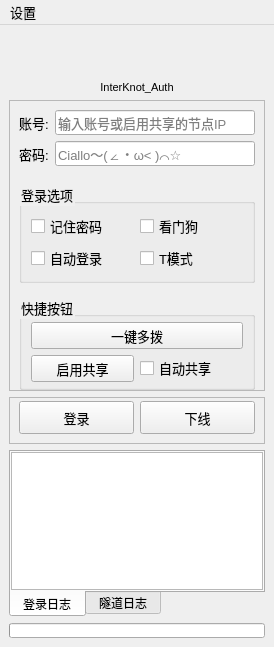
<?xml version="1.0" encoding="UTF-8"?>
<ui version="4.0">
 <author>Yish</author>
 <class>MainWindow</class>
 <widget class="QMainWindow" name="MainWindow">
  <property name="geometry">
   <rect>
    <x>0</x>
    <y>0</y>
    <width>274</width>
    <height>647</height>
   </rect>
  </property>
  <property name="sizePolicy">
   <sizepolicy hsizetype="Preferred" vsizetype="Preferred">
    <horstretch>0</horstretch>
    <verstretch>0</verstretch>
   </sizepolicy>
  </property>
  <property name="minimumSize">
   <size>
    <width>0</width>
    <height>0</height>
   </size>
  </property>
  <property name="windowTitle">
   <string>MainWindow</string>
  </property>
  <property name="styleSheet">
   <string notr="true">* {
    font-size: 10pt;
}</string>
  </property>
  <property name="iconSize">
   <size>
    <width>64</width>
    <height>64</height>
   </size>
  </property>
  <widget class="QWidget" name="centralwidget">
   <layout class="QGridLayout" name="gridLayout">
    <item row="6" column="0">
     <widget class="QTabWidget" name="tabWidget">
      <property name="styleSheet">
       <string notr="true">QTabBar::tab {
    font-size: 9pt;
}</string>
      </property>
      <property name="tabPosition">
       <enum>QTabWidget::South</enum>
      </property>
      <property name="currentIndex">
       <number>0</number>
      </property>
      <widget class="QWidget" name="tab">
       <attribute name="title">
        <string>登录日志</string>
       </attribute>
       <layout class="QGridLayout" name="gridLayout_5">
        <property name="leftMargin">
         <number>0</number>
        </property>
        <property name="topMargin">
         <number>0</number>
        </property>
        <property name="rightMargin">
         <number>0</number>
        </property>
        <property name="bottomMargin">
         <number>0</number>
        </property>
        <item row="0" column="0">
         <widget class="QListWidget" name="listWidget">
          <property name="frameShape">
           <enum>QFrame::StyledPanel</enum>
          </property>
          <property name="frameShadow">
           <enum>QFrame::Plain</enum>
          </property>
          <property name="autoScrollMargin">
           <number>16</number>
          </property>
          <property name="tabKeyNavigation">
           <bool>true</bool>
          </property>
          <property name="showDropIndicator" stdset="0">
           <bool>false</bool>
          </property>
          <property name="dragEnabled">
           <bool>false</bool>
          </property>
          <property name="dragDropOverwriteMode">
           <bool>false</bool>
          </property>
          <property name="verticalScrollMode">
           <enum>QAbstractItemView::ScrollPerPixel</enum>
          </property>
          <property name="horizontalScrollMode">
           <enum>QAbstractItemView::ScrollPerPixel</enum>
          </property>
          <property name="movement">
           <enum>QListView::Static</enum>
          </property>
          <property name="layoutMode">
           <enum>QListView::SinglePass</enum>
          </property>
         </widget>
        </item>
       </layout>
      </widget>
      <widget class="QWidget" name="tab_2">
       <attribute name="title">
        <string>隧道日志</string>
       </attribute>
       <layout class="QGridLayout" name="gridLayout_6">
        <property name="leftMargin">
         <number>0</number>
        </property>
        <property name="topMargin">
         <number>0</number>
        </property>
        <property name="rightMargin">
         <number>0</number>
        </property>
        <property name="bottomMargin">
         <number>0</number>
        </property>
        <item row="0" column="0">
         <widget class="QListWidget" name="listWidget_easytier"/>
        </item>
       </layout>
      </widget>
     </widget>
    </item>
    <item row="0" column="0">
     <widget class="QPushButton" name="pushButton_3">
      <property name="minimumSize">
       <size>
        <width>0</width>
        <height>41</height>
       </size>
      </property>
      <property name="styleSheet">
       <string notr="true">QPushButton{
	border:none;
}
</string>
      </property>
      <property name="text">
       <string/>
      </property>
      <property name="icon">
       <iconset resource="res/res.qrc">
        <normaloff>:/icon/yish.ico</normaloff>:/icon/yish.ico</iconset>
      </property>
      <property name="iconSize">
       <size>
        <width>30</width>
        <height>30</height>
       </size>
      </property>
     </widget>
    </item>
    <item row="5" column="0">
     <widget class="QFrame" name="frame_2">
      <property name="minimumSize">
       <size>
        <width>0</width>
        <height>0</height>
       </size>
      </property>
      <property name="frameShape">
       <enum>QFrame::StyledPanel</enum>
      </property>
      <property name="frameShadow">
       <enum>QFrame::Raised</enum>
      </property>
      <layout class="QGridLayout" name="gridLayout_4">
       <property name="topMargin">
        <number>3</number>
       </property>
       <property name="bottomMargin">
        <number>9</number>
       </property>
       <item row="1" column="1">
        <widget class="QPushButton" name="pushButton_2">
         <property name="minimumSize">
          <size>
           <width>0</width>
           <height>33</height>
          </size>
         </property>
         <property name="text">
          <string>下线</string>
         </property>
        </widget>
       </item>
       <item row="1" column="0">
        <widget class="QPushButton" name="pushButton">
         <property name="minimumSize">
          <size>
           <width>0</width>
           <height>33</height>
          </size>
         </property>
         <property name="text">
          <string>登录</string>
         </property>
        </widget>
       </item>
      </layout>
     </widget>
    </item>
    <item row="7" column="0">
     <widget class="QProgressBar" name="progressBar">
      <property name="minimumSize">
       <size>
        <width>0</width>
        <height>15</height>
       </size>
      </property>
      <property name="value">
       <number>0</number>
      </property>
      <property name="textVisible">
       <bool>false</bool>
      </property>
     </widget>
    </item>
    <item row="1" column="0">
     <widget class="QLabel" name="label_3">
      <property name="styleSheet">
       <string notr="true">font-size: 11px;</string>
      </property>
      <property name="text">
       <string>InterKnot_Auth</string>
      </property>
      <property name="alignment">
       <set>Qt::AlignCenter</set>
      </property>
     </widget>
    </item>
    <item row="3" column="0">
     <widget class="QFrame" name="frame">
      <property name="minimumSize">
       <size>
        <width>0</width>
        <height>0</height>
       </size>
      </property>
      <property name="frameShape">
       <enum>QFrame::StyledPanel</enum>
      </property>
      <property name="frameShadow">
       <enum>QFrame::Raised</enum>
      </property>
      <layout class="QGridLayout" name="gridLayout_7">
       <property name="bottomMargin">
        <number>0</number>
       </property>
       <item row="3" column="1">
        <widget class="QLineEdit" name="lineEdit_2">
         <property name="minimumSize">
          <size>
           <width>0</width>
           <height>25</height>
          </size>
         </property>
         <property name="inputMask">
          <string/>
         </property>
         <property name="text">
          <string/>
         </property>
         <property name="echoMode">
          <enum>QLineEdit::Password</enum>
         </property>
         <property name="placeholderText">
          <string>Ciallo～(∠・ω&lt; )⌒☆</string>
         </property>
        </widget>
       </item>
       <item row="3" column="0">
        <widget class="QLabel" name="label_2">
         <property name="styleSheet">
          <string notr="true"/>
         </property>
         <property name="text">
          <string>密码:</string>
         </property>
        </widget>
       </item>
       <item row="4" column="0" colspan="2">
        <spacer name="horizontalSpacer_2">
         <property name="orientation">
          <enum>Qt::Horizontal</enum>
         </property>
         <property name="sizeHint" stdset="0">
          <size>
           <width>40</width>
           <height>11</height>
          </size>
         </property>
        </spacer>
       </item>
       <item row="5" column="0" colspan="2">
        <widget class="QGroupBox" name="groupBox_2">
         <property name="title">
          <string>登录选项</string>
         </property>
         <layout class="QGridLayout" name="gridLayout_3">
          <property name="sizeConstraint">
           <enum>QLayout::SetDefaultConstraint</enum>
          </property>
          <property name="topMargin">
           <number>9</number>
          </property>
          <property name="bottomMargin">
           <number>9</number>
          </property>
          <property name="spacing">
           <number>6</number>
          </property>
          <item row="2" column="0">
           <widget class="QCheckBox" name="checkBox_2">
            <property name="toolTip">
             <string>开机自动启动，并且启动后自动登录</string>
            </property>
            <property name="text">
             <string>自动登录</string>
            </property>
           </widget>
          </item>
          <item row="0" column="0">
           <widget class="QCheckBox" name="checkBox">
            <property name="text">
             <string>记住密码</string>
            </property>
           </widget>
          </item>
          <item row="0" column="1">
           <widget class="QCheckBox" name="checkBox_dog">
            <property name="text">
             <string>看门狗</string>
            </property>
           </widget>
          </item>
          <item row="2" column="1">
           <widget class="QCheckBox" name="checkBox_t">
            <property name="text">
             <string>T模式</string>
            </property>
           </widget>
          </item>
         </layout>
        </widget>
       </item>
       <item row="6" column="0" colspan="2">
        <spacer name="horizontalSpacer">
         <property name="orientation">
          <enum>Qt::Horizontal</enum>
         </property>
         <property name="sizeHint" stdset="0">
          <size>
           <width>40</width>
           <height>7</height>
          </size>
         </property>
        </spacer>
       </item>
       <item row="7" column="0" colspan="2">
        <widget class="QGroupBox" name="groupBox">
         <property name="sizePolicy">
          <sizepolicy hsizetype="Preferred" vsizetype="Preferred">
           <horstretch>0</horstretch>
           <verstretch>0</verstretch>
          </sizepolicy>
         </property>
         <property name="minimumSize">
          <size>
           <width>0</width>
           <height>0</height>
          </size>
         </property>
         <property name="toolTip">
          <string>如果您不清楚此设置的含义，请保持默认不要修改！！！</string>
         </property>
         <property name="title">
          <string>快捷按钮</string>
         </property>
         <layout class="QGridLayout" name="gridLayout_2">
          <property name="topMargin">
           <number>5</number>
          </property>
          <property name="bottomMargin">
           <number>5</number>
          </property>
          <item row="4" column="0">
           <widget class="QPushButton" name="pushButton_enable_share">
            <property name="minimumSize">
             <size>
              <width>0</width>
              <height>27</height>
             </size>
            </property>
            <property name="text">
             <string>启用共享</string>
            </property>
           </widget>
          </item>
          <item row="4" column="1">
           <widget class="QCheckBox" name="checkBox_auto_share">
            <property name="layoutDirection">
             <enum>Qt::LeftToRight</enum>
            </property>
            <property name="text">
             <string>自动共享</string>
            </property>
            <property name="tristate">
             <bool>false</bool>
            </property>
           </widget>
          </item>
          <item row="0" column="0" colspan="2">
           <widget class="QPushButton" name="pushButton_4">
            <property name="minimumSize">
             <size>
              <width>0</width>
              <height>27</height>
             </size>
            </property>
            <property name="toolTip">
             <string>需要确保您已拥有多拨的条件才能成功多拨</string>
            </property>
            <property name="text">
             <string>一键多拨</string>
            </property>
           </widget>
          </item>
         </layout>
        </widget>
       </item>
       <item row="2" column="0">
        <widget class="QLabel" name="label">
         <property name="styleSheet">
          <string notr="true"/>
         </property>
         <property name="text">
          <string>账号:</string>
         </property>
        </widget>
       </item>
       <item row="2" column="1">
        <widget class="QLineEdit" name="lineEdit">
         <property name="minimumSize">
          <size>
           <width>0</width>
           <height>25</height>
          </size>
         </property>
         <property name="text">
          <string/>
         </property>
         <property name="placeholderText">
          <string>输入账号或启用共享的节点IP</string>
         </property>
        </widget>
       </item>
      </layout>
     </widget>
    </item>
   </layout>
  </widget>
  <widget class="QMenuBar" name="menubar">
   <property name="geometry">
    <rect>
     <x>0</x>
     <y>0</y>
     <width>274</width>
     <height>29</height>
    </rect>
   </property>
   <widget class="QMenu" name="menu">
    <property name="title">
     <string>设置</string>
    </property>
    <property name="separatorsCollapsible">
     <bool>false</bool>
    </property>
   </widget>
   <addaction name="menu"/>
  </widget>
  <action name="action">
   <property name="text">
    <string>登录参数</string>
   </property>
  </action>
 </widget>
 <resources>
  <include location="res/res.qrc"/>
 </resources>
 <connections/>
</ui>
